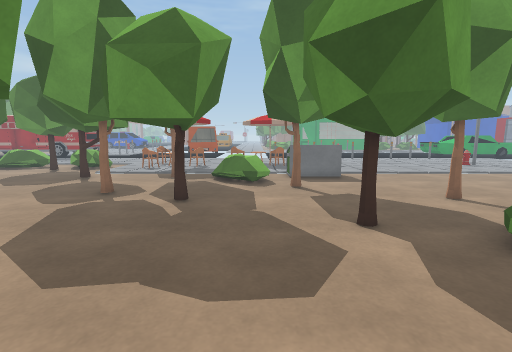
[1] (above)

24 first-person views from a walk through a Unity game level. The camera is 1.2 m above the floor, tilts 8° down and sees 85° across. The floor is counted in squares, 0.5 m on a side. Each view is taken from the middle of a square. On the plan, view 1 faces up. The plan holds only what a view shows up to about 18 squares ahead; the rest is blank. The place goes on beyond the plan. Surface patterns are stand-ins for the level's own textures.

[2]
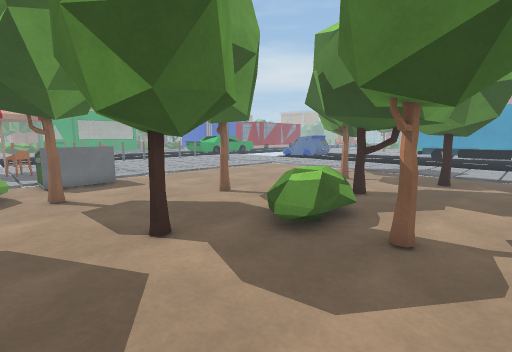

[3]
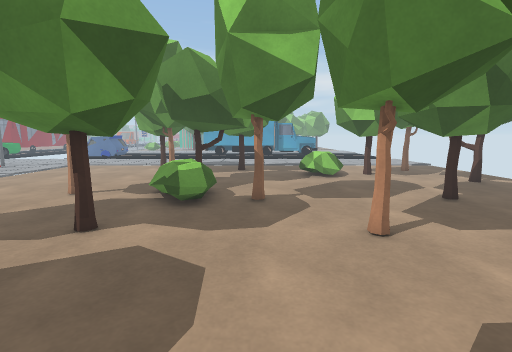

[4]
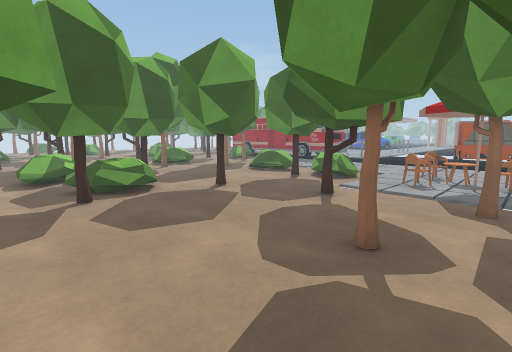

[5]
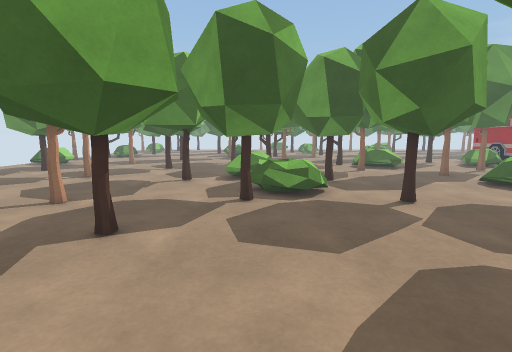

[6]
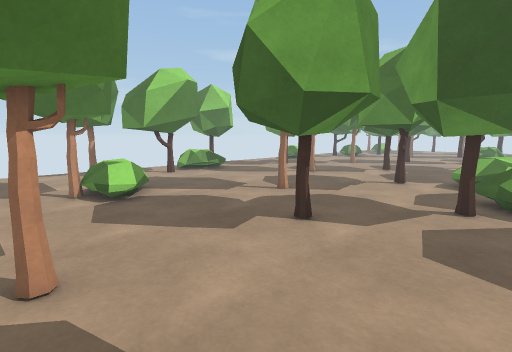

[7]
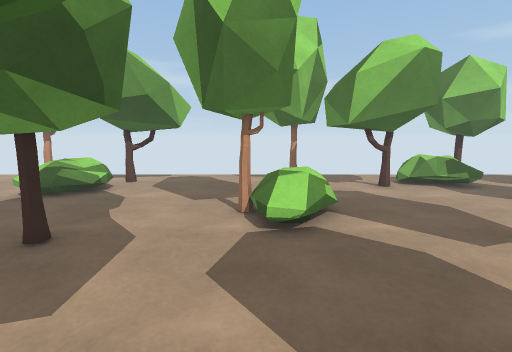

[8]
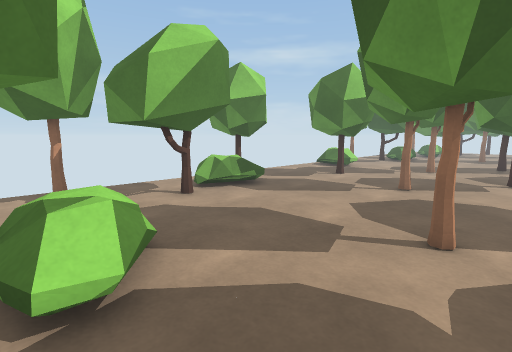

[9]
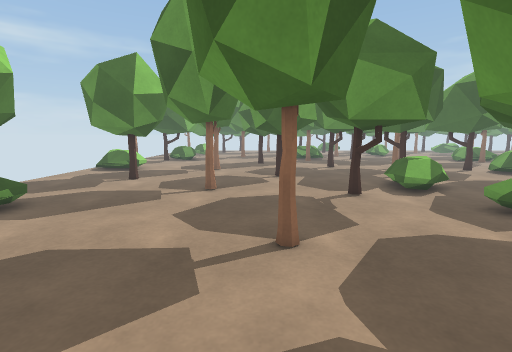

[10]
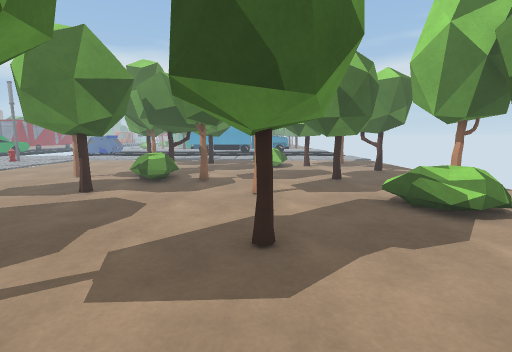

[11]
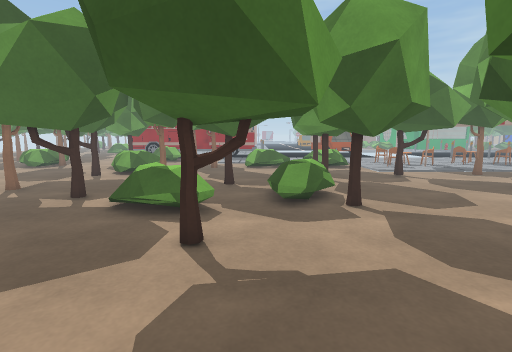

[12]
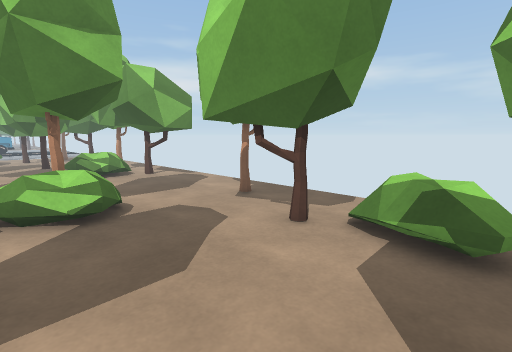

[13]
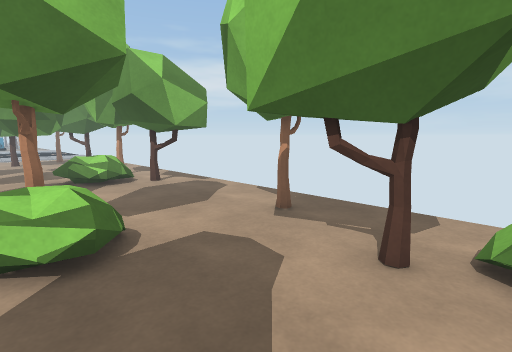

[14]
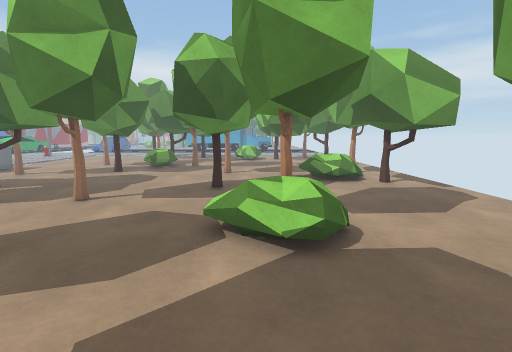

[15]
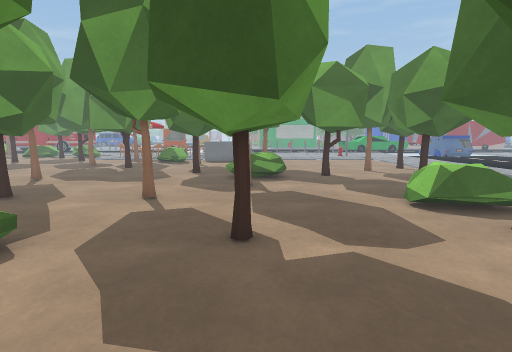

[16]
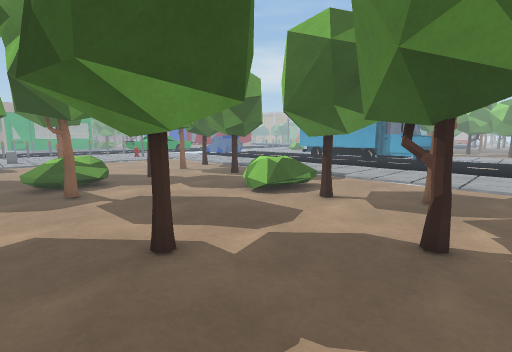

[17]
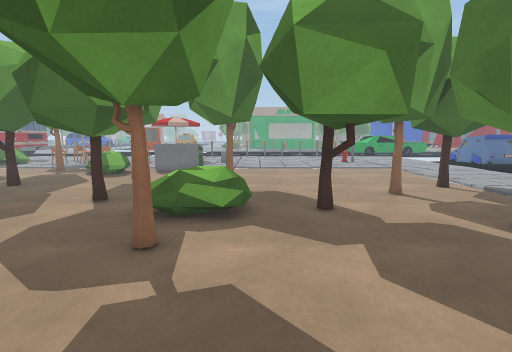

[18]
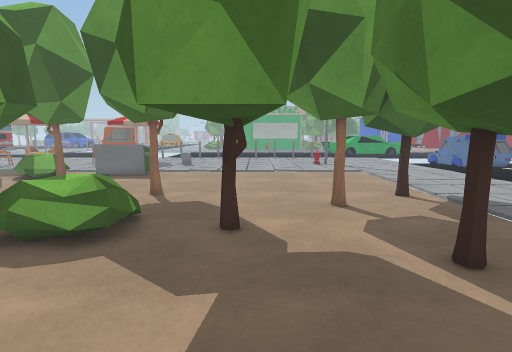

[19]
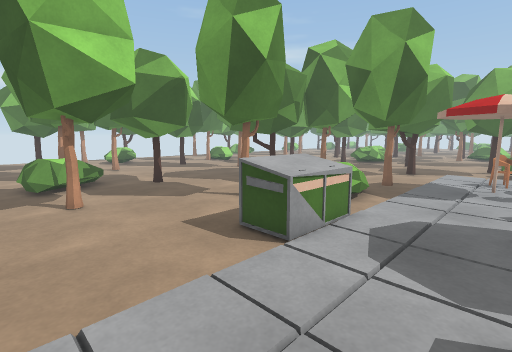

[20]
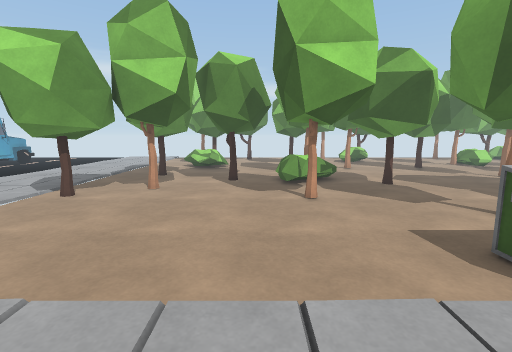

[21]
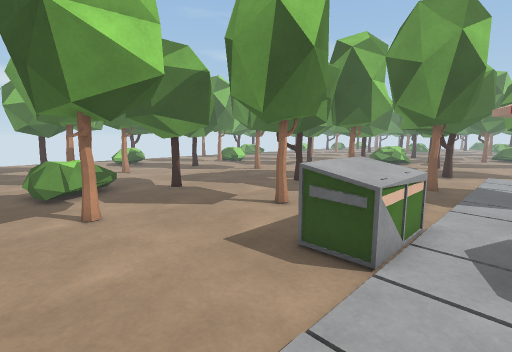

[22]
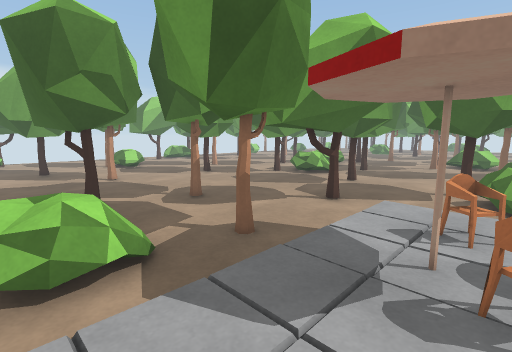

[23]
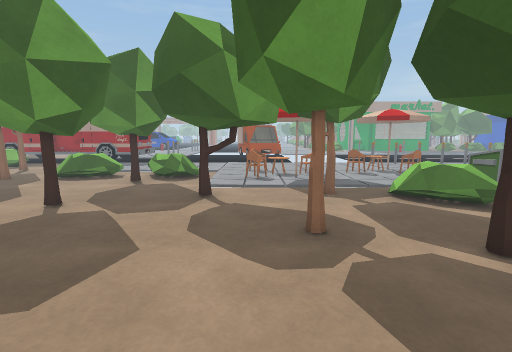

[24]
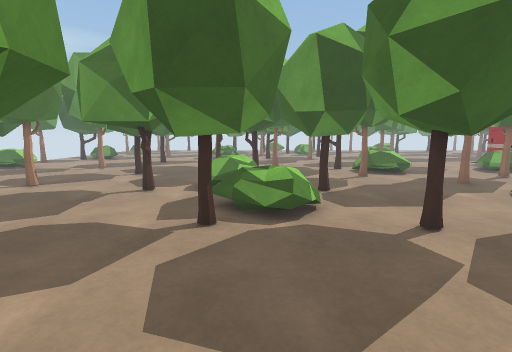

### Floor plan
Key: @ floor where view 1 was taken; # wall or solid block; . floor; ^ raised ledge; T tree; B bush; O other object.
Columns run from 27 left of view 1 to 19 right of it. Each row starts with its distance up from view 1.
 23                       O  OO^^^^
 22      T              OOOO   .#O       .
 21      TT      BT    OOOOOO
 20     OOO    TTTT    OOOOO             .
 19      O     TTTT     OOOO
 18   T          T        TT     OOOO
 17   TO        T   OTTT TTT     OOOO
 16  TTO       TTT TTTTTTOOO     OOOO
 15   T    T   TTTT TTTTT O
 14        TT TTTTT   TT        TTT
 13       TTTT TTT      OT      TTT
 12      TTTTT         OTTTT     O     T        TTT
 11   T   TT   B        OT TTO        OTT      TTTT
 10 TTO        BTT     .  .TTT        OTT     OTTT
  9 TT        TTTT        .TTT   TTT   T     OTTTTT
  8 T         TTTT         TTT   TTTT        OTT
  7           TTTTTTT           TTTTT    TOO  T
  6       OTTT    TTTT . TT.     TTT     TTT  TT
  5       TTTT   TTTTT .TTTT          B  TTTT TTT
  4   T  TTTTT    TTTT   OO          TT  TTTTTTT
  3  TTT        T      .   .        OTTT  TT TTTTT
  2  TTT       TTT          TT       OO       TT
  1   TT       OOO    .    TTT . TT
  0     TTT           .   TTTTT@ TTT
 -1     OTTT.             TTTTT  OO        .B
 -2      OO    .      TTT   TT              BT
 -3                  BTTTT          TTTT.  TTT
 -4   TT             BBBO           TTTT   TTT
 -5   TTT                           TTTT   TTT
 -6   TTT        TTT                TTTT   T T
 -7   TTT       OTTTT         BTBTT       TT  T
 -8    T       TOTTTTT     TTTBT TTO     OTT  T
 -9       TTT   T   TTO    TTTTO TTO     OT
-10      TTTTTB      TO    TTTO  T .     T
-11        TTT              T         .
-12         T

Where each view was taken, in squares from view 1:
view 1: 0 up, 0 right, facing up
view 2: 1 up, 0 right, facing up-right
view 3: 3 up, 4 left, facing right
view 4: 6 up, 4 left, facing up-left
view 5: 9 up, 5 left, facing left
view 6: 10 up, 5 left, facing down-left
view 7: 6 up, 8 left, facing down
view 8: 3 up, 8 left, facing down-left
view 9: 1 up, 9 left, facing left
view 10: 0 up, 9 left, facing right
view 11: 1 down, 19 left, facing up
view 12: 1 down, 19 left, facing down-right
view 13: 2 down, 16 left, facing down-right
view 14: 2 down, 16 left, facing right
view 15: 11 down, 7 right, facing up
view 16: 10 down, 4 right, facing up-right
view 17: 3 down, 9 right, facing up
view 18: 1 down, 12 right, facing up
view 19: 22 up, 10 right, facing down-left
view 20: 22 up, 10 right, facing down
view 21: 20 up, 10 right, facing down-left
view 22: 22 up, 0 right, facing down-left
view 23: 5 up, 8 left, facing up
view 24: 10 up, 8 left, facing left
